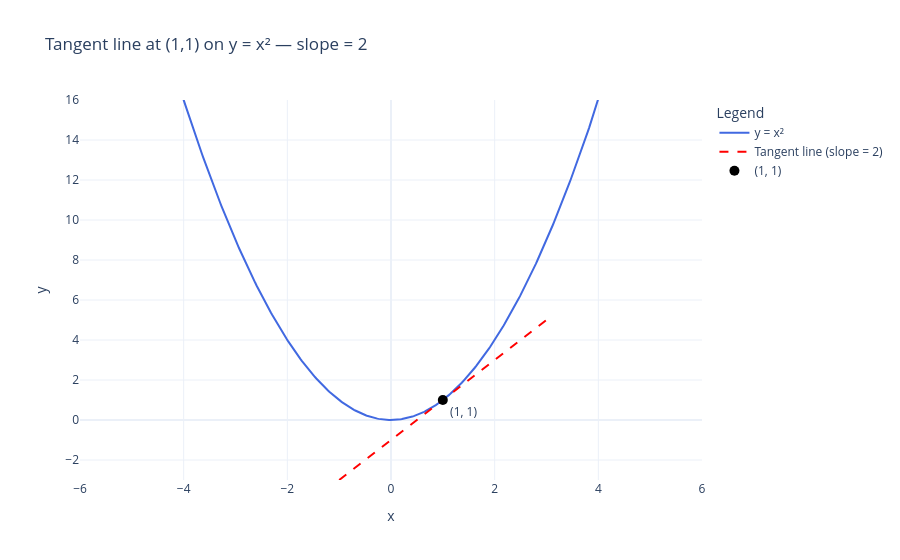

Notebook source saved alongside this figure:
### Markdown cell above
We have defined slope as:  
$Slope = \frac{\Delta y}{\Delta x}$

Note:
- $\Delta x$ is simply the increase in the value of $x$, i.e., from $x = a$ to $x = a + c$. $\Delta x = a + c - a = c$
- $\Delta y$ is the increase in the function value (i.e., the value of $y$) as we increase the value of x by a little. This can also be written as $f(a + c) - f(a)$

So, 
- $Slope = \frac{\Delta y}{\Delta x} = \frac{f(a + c) - f(a)}{c}$
- And we want $c$ to be very close to zero. In the language of limits, c tends to zero or $c \to 0$ 

**This is the exact definition of derivatives!** 

Definition: For a function $y = f(x)$, the derivative at $x = a$ is: <br>
Derivative of a function $y$ defined as $y = f(x)$ then the derivative of the function at $x = a$:  
$\displaystyle f'(a) = {\textstyle {\frac {df}{dx}}(a)} = \lim _{h\to 0}{\frac {f(a+h)-f(a)}{h}}$

So, if we consider a point $(P1)$ on the curve and another point $(P2)$ very close to it, the slope of the line passing through them **closely approximates the derivative (or gradient or steepness) of the curve** at point $P1$ and this approximation gets exact as $P2$ approaches $P1$. In that limit, the line becomes the tangent line at point $P1$.

Now that we have what we want, we can calculate the steepness of a curve at any point on the curve. <br>

#### Example 1: 
- Consider the function $y = x^2$ and we want to calculate the steepness of the curve at $(x = 1, y = 1^2) = (1,1)$
- Let's calculate the derivative.
    -  Consider a point $P1 = (x = a, y = a^2)$ on the curve.
    -  Now we nudge $a$ slightly to obtain the second point, $P2 = (x = a + c, y = (a + c)^2)$
    - $\Delta x = a + c - a = c$
    - $\Delta y = (a + c)^2 - a^2 = c(2a + c)$
    - Therefore, $f'(a) = \lim _{c\to 0}\frac{c(2a + c)}{c} = \lim _{c\to 0} (2a + c) = 2a$
    - This means that at any point on the curve $y = x^2$ the steepness of the curve at $x=a$ is equal to $2a$
- For our point, gradient at $a = 1$ is equal to $2 * 1  = 2$
Let's plot a line of slope 2 going through point $(1,1)$ to understand the steepness at that point on the curve. The line is the tangent and the steepness of the line indicates how steep the curve is at $(1,1)$.

### Code cell
import plotly.graph_objects as go
import numpy as np

# Point of tangency
x0, y0 = 1, 1
slope = 2

# Curve
x_vals = np.linspace(-5, 5, 400)
y_vals = x_vals**2

# Tangent line: y - y0 = slope * (x - x0)  =>  y = y0 + slope*(x - x0)
x_line = np.linspace(x0 - 2, x0 + 2, 100)
y_line = y0 + slope * (x_line - x0)

fig = go.Figure()

# Plot y = x^2
fig.add_trace(go.Scatter(
    x=x_vals, y=y_vals,
    mode="lines",
    name="y = x²",
    line=dict(color="royalblue", width=2)
))

# Plot tangent line
fig.add_trace(go.Scatter(
    x=x_line, y=y_line,
    mode="lines",
    name=f"Tangent line (slope = {slope})",
    line=dict(color="red", width=2, dash="dash")
))

# Mark the point of tangency
fig.add_trace(go.Scatter(
    x=[x0], y=[y0],
    mode="markers+text",
    name=f"({x0}, {y0})",
    marker=dict(color="black", size=10),
    text=[f"({x0}, {y0})"],
    textposition="bottom right"
))

fig.update_layout(
    title="Tangent line at (1,1) on y = x² — slope = 2",
    xaxis_title="x",
    yaxis_title="y",
    template="plotly_white",
    xaxis=dict(range=[-6, 6]),
    yaxis=dict(range=[-3, 16]),
    legend=dict(title="Legend")
)

fig.show()

### Figure 1 — Plotly figure (JSON) as saved in the notebook; plotly's stock layout.template omitted (floating-point values rounded to 4 significant figures; data arrays with more than 128 entries replaced by an {"elided": "..."} marker saying what was removed)
{"data": [{"line": {"color": "royalblue", "width": 2}, "mode": "lines", "name": "y = x²", "type": "scatter", "x": {"elided": "400 float values"}, "y": {"elided": "400 float values"}}, {"line": {"color": "red", "dash": "dash", "width": 2}, "mode": "lines", "name": "Tangent line (slope = 2)", "type": "scatter", "x": [-1.0, -0.9596, -0.9192, -0.8788, -0.8384, -0.798, -0.7576, -0.7172, -0.6768, -0.6364, -0.596, -0.5556, -0.5152, -0.4747, -0.4343, -0.3939, -0.3535, -0.3131, -0.2727, -0.2323, -0.1919, -0.1515, -0.1111, -0.07071, -0.0303, 0.0101, 0.05051, 0.09091, 0.1313, 0.1717, 0.2121, 0.2525, 0.2929, 0.3333, 0.3737, 0.4141, 0.4545, 0.4949, 0.5354, 0.5758, 0.6162, 0.6566, 0.697, 0.7374, 0.7778, 0.8182, 0.8586, 0.899, 0.9394, 0.9798, 1.02, 1.061, 1.101, 1.141, 1.182, 1.222, 1.263, 1.303, 1.343, 1.384, 1.424, 1.465, 1.505, 1.545, 1.586, 1.626, 1.667, 1.707, 1.747, 1.788, 1.828, 1.869, 1.909, 1.949, 1.99, 2.03, 2.071, 2.111, 2.152, 2.192, 2.232, 2.273, 2.313, 2.354, 2.394, 2.434, 2.475, 2.515, 2.556, 2.596, 2.636, 2.677, 2.717, 2.758, 2.798, 2.838, 2.879, 2.919, 2.96, 3.0], "y": [-3.0, -2.919, -2.838, -2.758, -2.677, -2.596, -2.515, -2.434, -2.354, -2.273, -2.192, -2.111, -2.03, -1.949, -1.869, -1.788, -1.707, -1.626, -1.545, -1.465, -1.384, -1.303, -1.222, -1.141, -1.061, -0.9798, -0.899, -0.8182, -0.7374, -0.6566, -0.5758, -0.4949, -0.4141, -0.3333, -0.2525, -0.1717, -0.09091, -0.0101, 0.07071, 0.1515, 0.2323, 0.3131, 0.3939, 0.4747, 0.5556, 0.6364, 0.7172, 0.798, 0.8788, 0.9596, 1.04, 1.121, 1.202, 1.283, 1.364, 1.444, 1.525, 1.606, 1.687, 1.768, 1.848, 1.929, 2.01, 2.091, 2.172, 2.253, 2.333, 2.414, 2.495, 2.576, 2.657, 2.737, 2.818, 2.899, 2.98, 3.061, 3.141, 3.222, 3.303, 3.384, 3.465, 3.545, 3.626, 3.707, 3.788, 3.869, 3.949, 4.03, 4.111, 4.192, 4.273, 4.354, 4.434, 4.515, 4.596, 4.677, 4.758, 4.838, 4.919, 5.0]}, {"marker": {"color": "black", "size": 10}, "mode": "markers+text", "name": "(1, 1)", "text": ["(1, 1)"], "textposition": "bottom right", "type": "scatter", "x": [1], "y": [1]}], "layout": {"legend": {"title": {"text": "Legend"}}, "title": {"text": "Tangent line at (1,1) on y = x² — slope = 2"}, "xaxis": {"range": [-6, 6], "title": {"text": "x"}}, "yaxis": {"range": [-3, 16], "title": {"text": "y"}}}}
